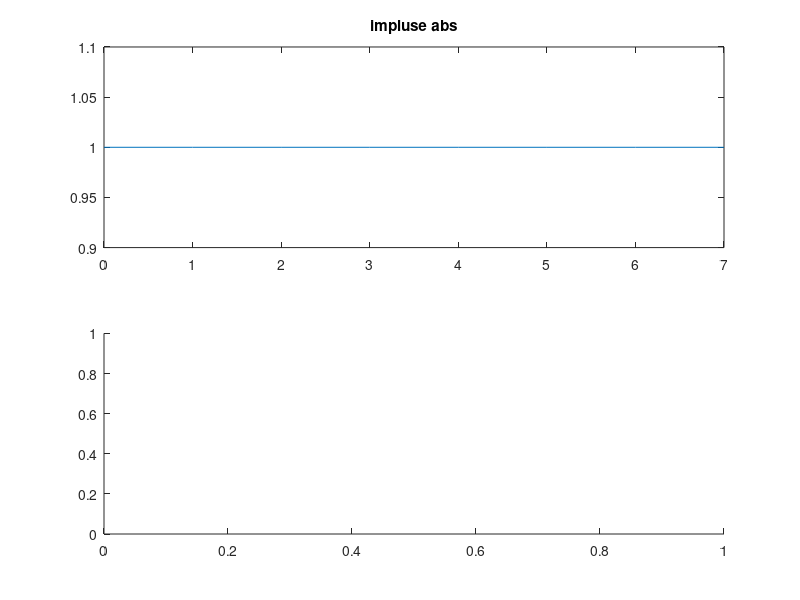

MATLAB code for this plot: (Note: this script raises an error after producing the figure.)

%exercise2_3

n=0;
x_n=1;

l = 1;

x_n_delayed=zeros(1,8);
n = 0:1:7;
for i = 1:8
    if (i == l)
        x_n_delayed(i) = 1;
    end
end

X_n_freq= fft(x_n_delayed);

figure
subplot (2,1,1);
plot (n, abs(X_n_freq));
title ('impluse abs')
subplot (2,1,2);
plot (n, phase(X_n_freq));
% DFT of a delta fucntion is zero magnitude and zero phase
% ii it will be a flat line in frequency domain 
title ('impulse phase');

figure 
n = 0:1:7;
X_fft= fft(ones(1,8));
subplot (2,1,1);
plot (n,abs(X_fft));
title ('constant abs');
subplot (2,1,2);
plot (n,phase(X_fft));
title('constant phase');